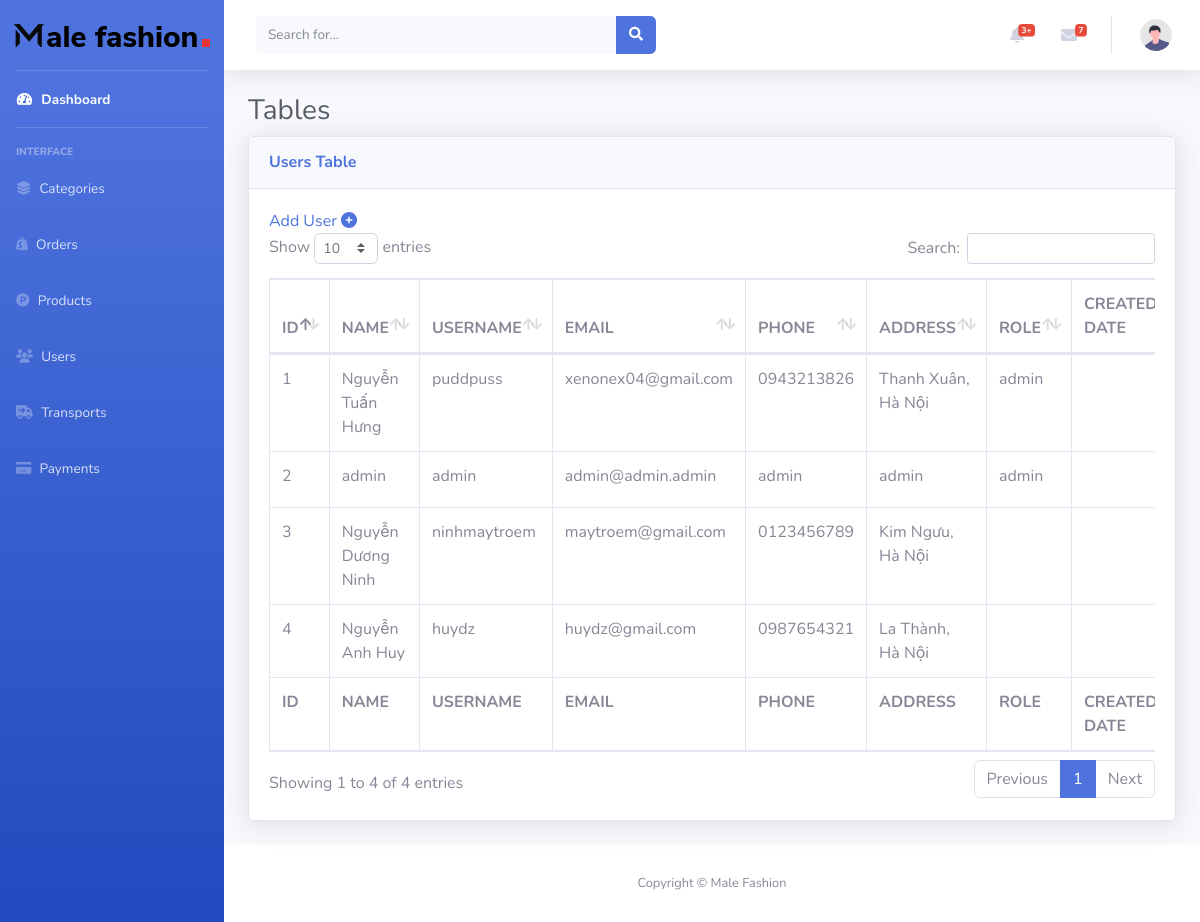
The app's page /admin-mau/Users.php, older data.
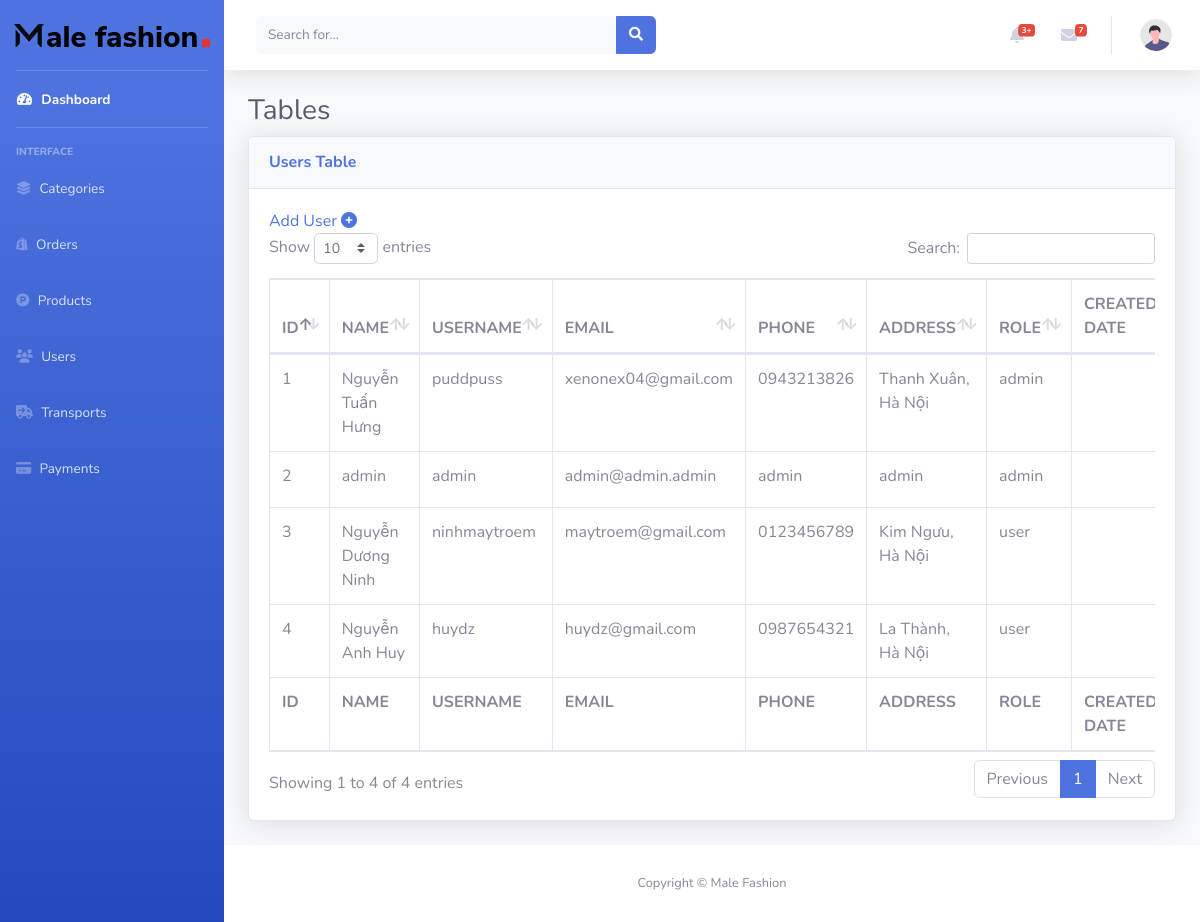
The same page, newer data.
### tables this page shows
CREATE TABLE `user` (
  `ID` int(11) NOT NULL,
  `NAME` varchar(250) DEFAULT NULL,
  `USERNAME` varchar(50) DEFAULT NULL,
  `PASSWORD` varchar(50) DEFAULT NULL,
  `ROLE` varchar(50) DEFAULT NULL,
  `ADDRESS` varchar(500) DEFAULT NULL,
  `EMAIL` varchar(150) DEFAULT NULL,
  `PHONE` varchar(50) DEFAULT NULL,
  `CREATED_DATE` timestamp NULL DEFAULT NULL,
  `ISACTIVE` tinyint(4) DEFAULT NULL
);

### admin-mau/Users.php (the view, shortened to what the changed rows need)
<?php
include('../db.php');
$sql = "SELECT ID, NAME, USERNAME, EMAIL, PHONE, ADDRESS, ROLE, CREATED_DATE, ISACTIVE FROM user";
$result = $conn->query($sql);
?>
<!DOCTYPE html>
<html lang="en">
<head>
    <link rel="stylesheet" href="https://cdnjs.cloudflare.com/ajax/libs/font-awesome/6.6.0/css/all.min.css"
 />
    <link href="vendor/fontawesome-free/css/all.min.css" rel="stylesheet" type="text/css">
    <link href="css/sb-admin-2.min.css" rel="stylesheet">
    <link href="vendor/datatables/dataTables.bootstrap4.min.css" rel="stylesheet">
</head>
<body id="page-top">
    <div id="wrapper">
        <div id="content-wrapper" class="d-flex flex-column">
            <div id="content">
                <div class="container-fluid">
                    <h1 class="h3 mb-2 text-gray-800">Tables</h1>
                    <div class="card shadow mb-4">
                        <div class="card-body">
                            <div class="table-responsive">
                                <table class="table table-bordered" id="dataTable" width="100%" cellspacing="0">
                                    <thead>
                                        <tr>
                                            <th>ID</th>
                                            <th>NAME</th>
                                            <th>USERNAME</th>
                                            <th>EMAIL</th>
                                            <th>PHONE</th>
                                            <th>ADDRESS</th>
                                            <th>ROLE</th>
                                            <th>CREATED DATE</th>
                                        </tr>
                                    </thead>
                                    <tfoot>
                                        <tr>
                                            <th>ID</th>
                                            <th>NAME</th>
                                            <th>USERNAME</th>
                                            <th>EMAIL</th>
                                            <th>PHONE</th>
                                            <th>ADDRESS</th>
                                            <th>ROLE</th>
                                            <th>CREATED DATE</th>
                                        </tr>
                                    </tfoot>
                                    <tbody>
                                        <?php
                                        if ($result->num_rows > 0) {
                                            while ($row = $result->fetch_assoc()) {
                                                echo "<tr>";
                                                echo "<td>{$row['ID']}</td>";
                                                echo "<td>{$row['NAME']}</td>";
                                                echo "<td>{$row['USERNAME']}</td>";
                                                echo "<td>{$row['EMAIL']}</td>";
                                                echo "<td>{$row['PHONE']}</td>";
                                                echo "<td>{$row['ADDRESS']}</td>";
                                                echo "<td>{$row['ROLE']}</td>";
                                                echo "<td>{$row['CREATED_DATE']}</td>";
                                                echo "</tr>";
                                            }
                                        } else {
                                            echo "<tr><td colspan='11'>No users found</td></tr>";
                                        }
                                        ?>
                                    </tbody>
                                </table>
                            </div>
                        </div>
                    </div>
                </div>
            </div>
        </div>
    </div>
</body>
</html>

Row changes from the older to the newer data that the page shows:
changed user "Nguyễn Dương Ninh": ROLE (not shown) → "user"
changed user "Nguyễn Anh Huy": ROLE (not shown) → "user"
